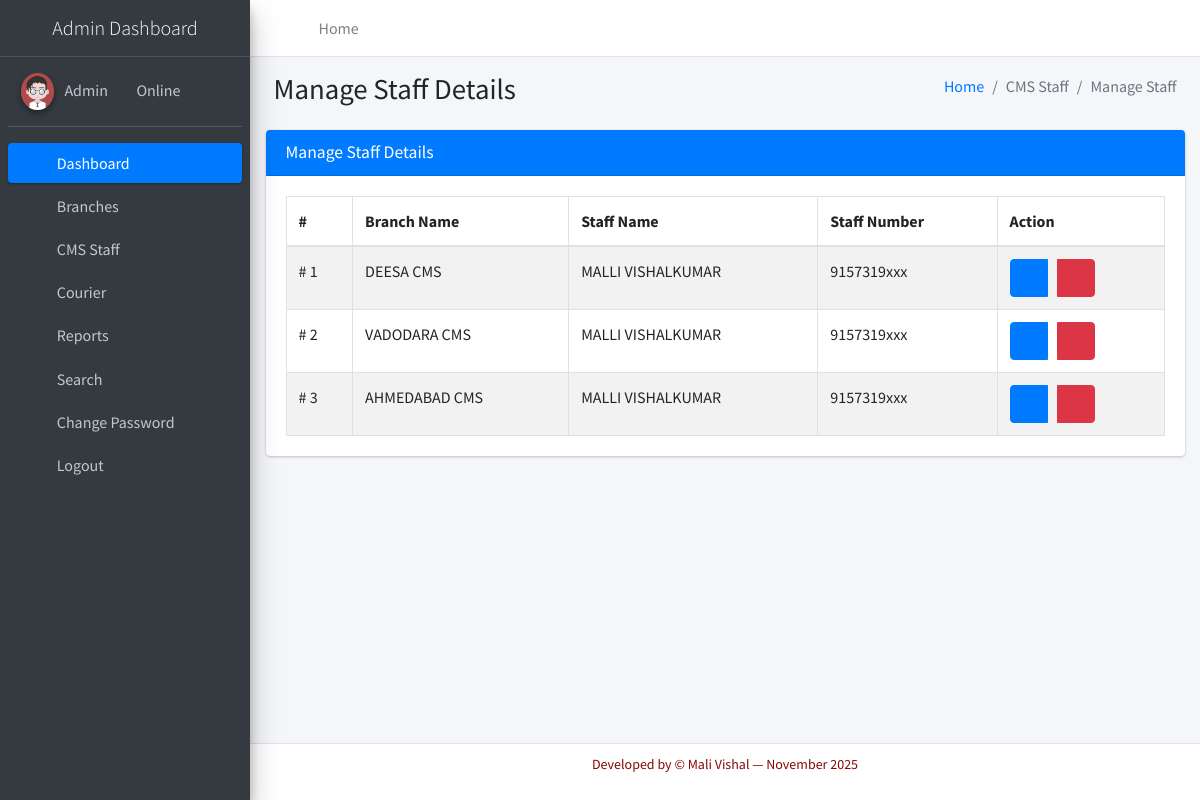
Page /manageStaff (signed in) on the committed database.
### courier/models.py (models this page shows, shortened)
class Staff(models.Model):
    user = models.ForeignKey(User, on_delete=models.CASCADE, null=True)
    branch = models.ForeignKey(Branch, on_delete=models.CASCADE, null=True)
    StaffMobilenumber = models.CharField(max_length=12, null=True)
    status = models.CharField(max_length=150, null=True)
    StaffRegdate = models.DateTimeField(auto_now_add=True)

class Branch(models.Model):
    BranchName = models.CharField(max_length=250, null=True)
    BranchContactnumber = models.CharField(max_length=12, null=True)
    BranchEmail = models.CharField(max_length=50, null=True)
    BranchAddress = models.CharField(max_length=200, null=True)
    BranchCity = models.CharField(max_length=150, null=True)
    BranchState = models.CharField(max_length=150, null=True)
    BranchPincode = models.CharField(max_length=6, null=True)
    BranchCountry = models.CharField(max_length=200, null=True)

### courier/views.py (the view)
# urls.py: path('manageStaff',manageStaff, name='manageStaff'),
def manageStaff(request):
    if not request.user.is_authenticated:
        return redirect('admin_login')
    staff = Staff.objects.all()
    return render(request, 'admin/manageStaff.html', locals())

### courier/templates/admin/manageStaff.html
{% extends 'adminNavbar.html' %}
{% block main %}
{% load static %}
<section class="content">
    <div class="content-header">
        <div class="container-fluid">
            <div class="row mb-2">
                <div class="col-sm-6">
                    <h1 class="m-0">Manage Staff Details</h1>
                </div>
                <div class="col-sm-6">
                    <ol class="breadcrumb float-sm-right">
                        <li class="breadcrumb-item"><a href="{% url 'dashboard' %}">Home</a></li>
                        <li class="breadcrumb-item active">CMS Staff</li>
                        <li class="breadcrumb-item active">Manage Staff</li>
                    </ol>
                </div>
            </div>
        </div>
    </div>
    <div class="container-fluid">
        <div class="row">
            <div class="col-md-12">
                <div class="card card-primary">
                    <div class="card-header">
                        <h3 class="card-title">Manage Staff Details</h3>
                    </div>
                    <div class="card-body">
						<table id="example1" class="table table-bordered table-striped">
							<thead>
								<tr>
									<th>#</th>
									<th>Branch Name</th>
                                    <th>Staff Name</th>
                                    <th>Staff Number</th>
									<th>Action</th>
								</tr>
							</thead>
							<tbody>
                                {% for i in staff %}
								<tr>
									<td># {{forloop.counter}}</td>
									<td>{{i.branch.BranchName}}</td>
                                    <td>{{i.user.first_name}}</td>
                                    <td>{{i.StaffMobilenumber}}</td>
									<td>
										<div class="btn-group">
											<a class="btn btn-primary"
												href="{% url 'editStaff' i.id %}"><i
												class="fa fa-edit"></i></a> &nbsp;&nbsp;&nbsp; <a class="btn btn-danger"
												onclick="return confirm('Are you sure to Delete ?')"
												href="{% url 'deleteStaff' i.user.id %}"><i
												class="fa fa-trash-alt"></i></a>
										</div>
									</td>
								</tr>
								{% endfor %}
							</tbody>
						</table>
					</div>
                </div>
            </div>
        </div>
    </div>
</section>
{% endblock %}

### rows in the picture
Staff: branch.BranchName "DEESA CMS", user.first_name "MALLI VISHALKUMAR", StaffMobilenumber "9157319xxx"
Staff: branch.BranchName "VADODARA CMS", user.first_name "MALLI VISHALKUMAR", StaffMobilenumber "9157319xxx"
Staff: branch.BranchName "AHMEDABAD CMS", user.first_name "MALLI VISHALKUMAR", StaffMobilenumber "9157319xxx"
